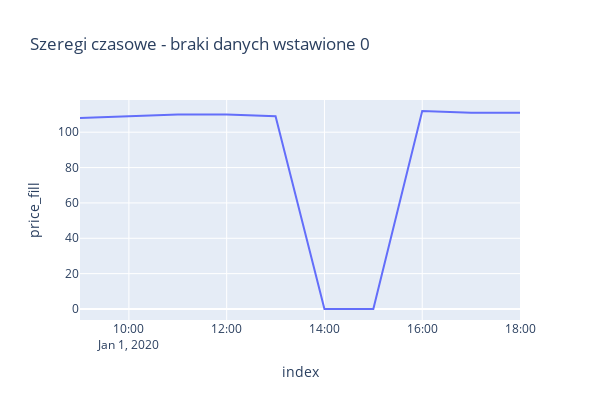

Source (notebook cell):
### Code cell
df_plotly = df.reset_index()
df_plotly['price_fill'] = df_plotly['price'].fillna(0)
px.line(df_plotly, 'index', 'price_fill', width=600,height=400,
        title = "Szeregi czasowe - braki danych wstawione 0")

### Figure 1 — Plotly figure (JSON) as saved in the notebook; plotly's stock layout.template omitted (floating-point values rounded to 4 significant figures)
{"data": [{"hovertemplate": "index=%{x}<br>price_fill=%{y}<extra></extra>", "legendgroup": "", "line": {"color": "#636efa", "dash": "solid"}, "marker": {"symbol": "circle"}, "mode": "lines", "name": "", "orientation": "v", "showlegend": false, "type": "scatter", "x": ["2020-01-01T09:00:00", "2020-01-01T10:00:00", "2020-01-01T11:00:00", "2020-01-01T12:00:00", "2020-01-01T13:00:00", "2020-01-01T14:00:00", "2020-01-01T15:00:00", "2020-01-01T16:00:00", "2020-01-01T17:00:00", "2020-01-01T18:00:00"], "xaxis": "x", "y": [108, 109, 110, 110, 109, 0, 0, 112, 111, 111], "yaxis": "y"}], "layout": {"height": 400, "legend": {"tracegroupgap": 0}, "title": {"text": "Szeregi czasowe - braki danych wstawione 0"}, "width": 600, "xaxis": {"anchor": "y", "domain": [0, 1], "title": {"text": "index"}}, "yaxis": {"anchor": "x", "domain": [0, 1], "title": {"text": "price_fill"}}}}
